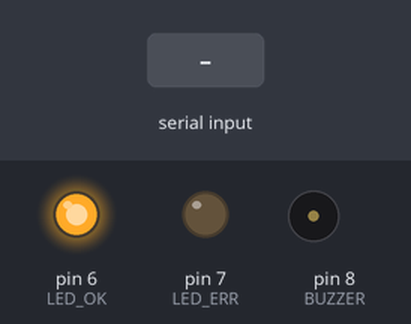
A sketch run on a simulated Arduino Uno, built with avr-gcc and run on an emulated ATmega328P. Shown: output pins drawn as LEDs (lit = HIGH), buzzer (waves = sounding). The inputs (shaded band) are chosen by the test bench.

Above: at 1.2 s.
1.3 s: "ALARM\n" received over Serial
At 1.55 s:
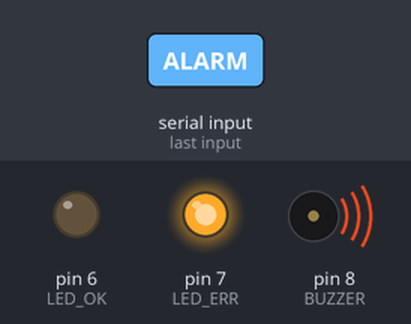
At 2.1 s:
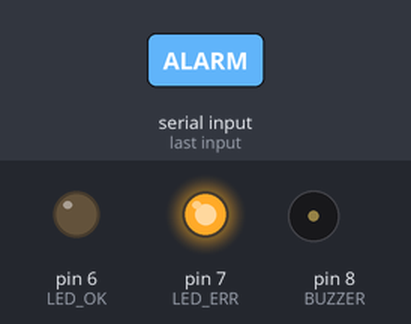
3.3 s: "OK\n" received over Serial
At 4.3 s:
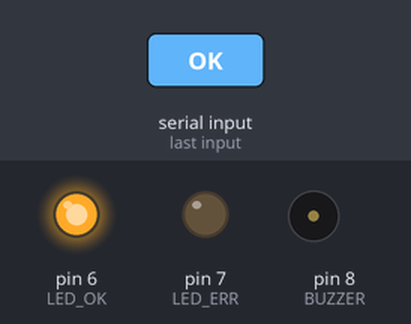
Timing chart, 0 to 6.3 s (numbered marks = the images above; inputs shaded):
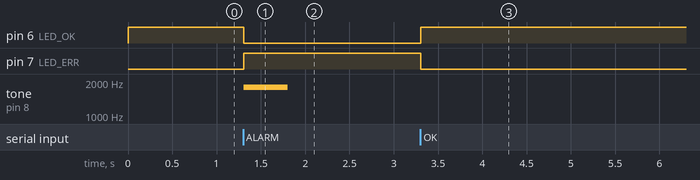

Measured:
- after the input at 1.3 s, pin 6 (LED_OK): HIGH → LOW at once; pin 7 (LED_ERR): LOW → HIGH at once; tone on pin 8 (BUZZER): silent → 1800 Hz at once, → silent 0.50 s later
- after the input at 3.3 s, pin 6 (LED_OK): LOW → HIGH at once; pin 7 (LED_ERR): HIGH → LOW at once

The sketch:

alarm_sys_arduino.ino
```cpp
const int LED_OK  = 6;
const int LED_ERR = 7;
const int BUZZER  = 8;

void setup() {
  Serial.begin(9600);
  pinMode(LED_OK,  OUTPUT);
  pinMode(LED_ERR, OUTPUT);
  pinMode(BUZZER,  OUTPUT);
  digitalWrite(LED_OK, HIGH);
}

void loop() {
  if (Serial.available() > 0) {
    String cmd = Serial.readStringUntil('\n');
    cmd.trim();

    if (cmd == "ALARM") {
      digitalWrite(LED_OK,  LOW);
      digitalWrite(LED_ERR, HIGH);
      tone(BUZZER, 1800, 500);
    } else if (cmd == "OK") {
      digitalWrite(LED_OK,  HIGH);
      digitalWrite(LED_ERR, LOW);
      noTone(BUZZER);
    }
  }
}
```
